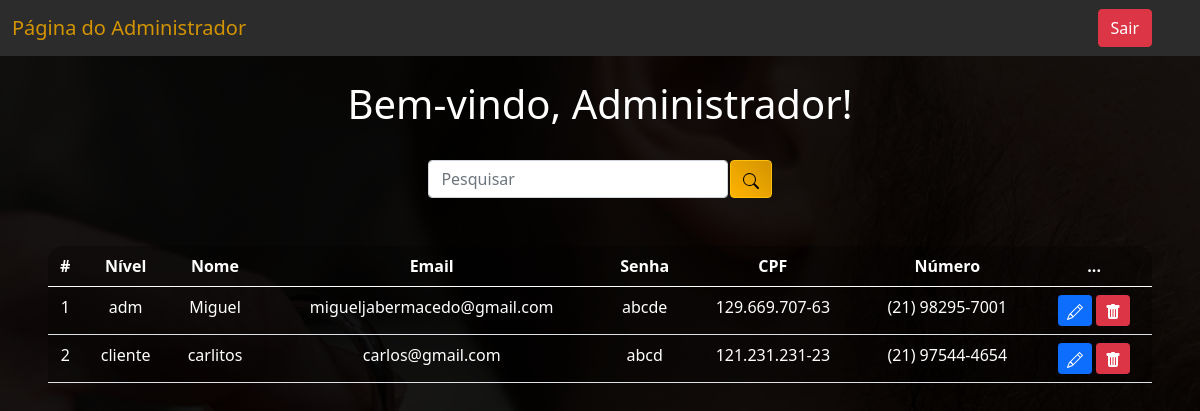
/select.php (signed in), run on an earlier commit of the app's database.
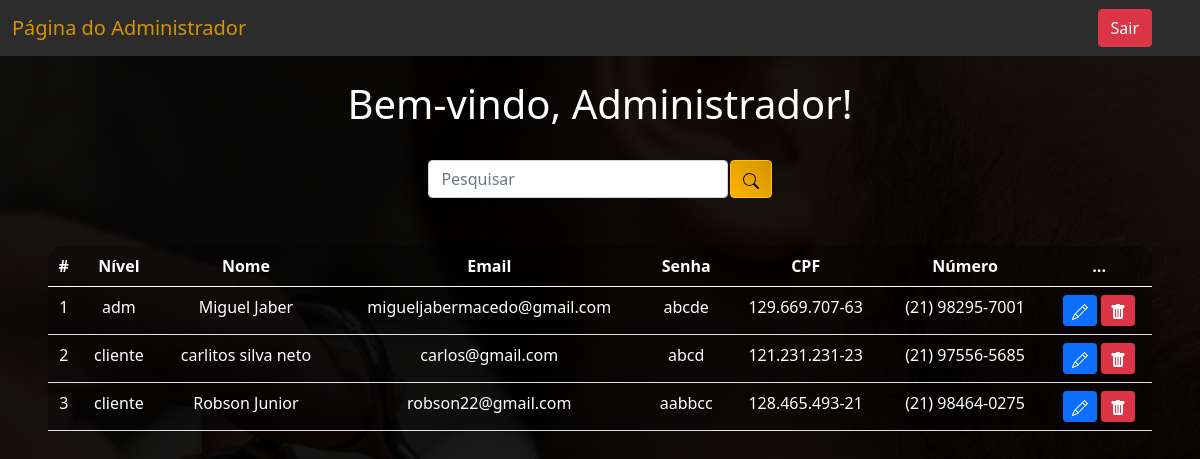
And on a later commit of the database.
### tables this page shows
CREATE TABLE `usuarios` (
  `id` int(11) NOT NULL,
  `nivel` varchar(10) NOT NULL DEFAULT 'cliente',
  `nome` varchar(250) NOT NULL,
  `cpf` varchar(250) NOT NULL,
  `email` varchar(250) NOT NULL,
  `numero` varchar(250) NOT NULL,
  `senha` varchar(250) NOT NULL
);

### select.php (the view, shortened to what this page needs)
<?php
    include_once('conexao.php');
    if(!empty($_GET['search']))
    {
        $data = $_GET['search'];
        $sql = "SELECT * FROM usuarios WHERE id LIKE '%$data%' or nome LIKE '%$data%' or email LIKE '%$data%' or nivel LIKE '%$data%' or numero LIKE '%$data%' ORDER BY id ASC";
    }
    else
    {
        $sql = "SELECT * FROM usuarios ORDER BY id ASC";
    }
    $result = $conexao->query($sql);
?>
<!DOCTYPE html>
<html lang="pt-br">
<head>
    <link href="https://cdn.jsdelivr.net/npm/bootstrap@5.0.2/dist/css/bootstrap.min.css" rel="stylesheet">
</head>
<body>
    <nav class="navbar navbar-expand-lg" style="background-color: #2c2c2c;">
        <div class="container-fluid">
            <a class="navbar-brand" href="#">Página do Administrador</a>
        </div>
        <div class="d-flex">
            <a href="sair.php" class="btn btn-danger me-5">Sair</a>
        </div>
    </nav>
    <br>
    <?php
        echo "<h1>Bem-vindo, Administrador!</h1>";
    ?>
    <br>
    <div class="box-search">
        <input type="search" class="form-control w-25" placeholder="Pesquisar" id="pesquisar">
        <button onclick="searchData()" class="btn btn-warning" style="background: linear-gradient(45deg, #ffb300, #d39400);">
        </button>
    </div>
    <div class="m-5">
        <table class="table text-white table-bg">
            <thead>
                <tr>
                    <th scope="col">#</th>
                    <th scope="col">Nível</th>
                    <th scope="col">Nome</th>
                    <th scope="col">Email</th>
                    <th scope="col">Senha</th>
                    <th scope="col">CPF</th>
                    <th scope="col">Número</th>
                    <th scope="col">...</th>
                </tr>
            </thead>
            <tbody>
                <?php
                    while($user_data = mysqli_fetch_assoc($result)) {
                        echo "<tr>";
                        echo "<td>".$user_data['id']."</td>";
                        echo "<td>".$user_data['nivel']."</td>";
                        echo "<td>".$user_data['nome']."</td>";
                        echo "<td>".$user_data['email']."</td>";
                        echo "<td>".$user_data['senha']."</td>";
                        echo "<td>".$user_data['cpf']."</td>";
						echo "<td>".$user_data['numero']."</td>";
                        echo "<td>
                        <a class='btn btn-sm btn-primary' href='edit.php?id=$user_data[id]' title='Editar'>
                            <svg xmlns='http://www.w3.org/2000/svg' width='16' height='16' fill='currentColor' class='bi bi-pencil' viewBox='0 0 16 16'>
                                <path d='M12.146.146a.5.5 0 0 1 .708 0l3 3a.5.5 0 0 1 0 .708l-10 10a.5.5 0 0 1-.168.11l-5 2a.5.5 0 0 1-.65-.65l2-5a.5.5 0 0 1 .11-.168l10-10zM11.207 2.5 13.5 4.793 14.793 3.5 12.5 1.207 11.207 2.5zm1.586 3L10.5 3.207 4 9.707V10h.5a.5.5 0 0 1 .5.5v.5h.5a.5.5 0 0 1 .5.5v.5h.293l6.5-6.5zm-9.761 5.175-.106.106-1.528 3.821 3.821-1.528.106-.106A.5.5 0 0 1 5 12.5V12h-.5a.5.5 0 0 1-.5-.5V11h-.5a.5.5 0 0 1-.468-.325z'/>
                            </svg>
                            </a>
                            <a class='btn btn-sm btn-danger' href='delete.php?id=$user_data[id]' title='Deletar'>
                                <svg xmlns='http://www.w3.org/2000/svg' width='16' height='16' fill='currentColor' class='bi bi-trash-fill' viewBox='0 0 16 16'>
                                    <path d='M2.5 1a1 1 0 0 0-1 1v1a1 1 0 0 0 1 1H3v9a2 2 0 0 0 2 2h6a2 2 0 0 0 2-2V4h.5a1 1 0 0 0 1-1V2a1 1 0 0 0-1-1H10a1 1 0 0 0-1-1H7a1 1 0 0 0-1 1H2.5zm3 4a.5.5 0 0 1 .5.5v7a.5.5 0 0 1-1 0v-7a.5.5 0 0 1 .5-.5zM8 5a.5.5 0 0 1 .5.5v7a.5.5 0 0 1-1 0v-7A.5.5 0 0 1 8 5zm3 .5v7a.5.5 0 0 1-1 0v-7a.5.5 0 0 1 1 0z'/>
                                </svg>
                            </a>
                            </td>";
                        echo "</tr>";
                    }
                    ?>
            </tbody>
        </table>
    </div>
</body>
</html>

### select.php (style rules this page uses)
body { background-image: url(./imagens/fundo.png); color: white; text-align: center; }
.table-bg { background: rgba(0, 0, 0, 0.3); border-radius: 15px 15px 0 0; }
.box-search { display: flex; justify-content: center; gap: .1%; }
.navbar-brand { color: #d39400; }

What changed in the data, as far as the page shows it:
changed usuarios "adm": nome "Miguel" → "Miguel Jaber"
changed usuarios "carlos@gmail.com": nome "carlitos" → "carlitos silva neto"; numero "(21) 97544-4654" → "(21) 97556-5685"
added usuarios: id "3", nivel "cliente", nome "Robson Junior", email "robson22@gmail.com", senha "aabbcc", cpf "128.465.493-21", numero "(21) 98464-0275"
